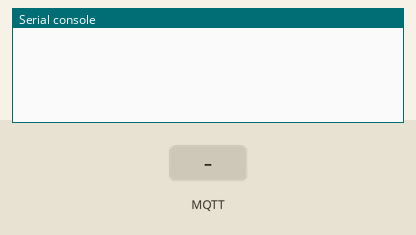
The program below on a simulated Raspberry Pi Pico running MicroPython. On the bench: the last lines printed to the serial console. Inputs (shaded band) come from the test bench. No MQTT or app messages arrive unless stated.

Above: at 1.2 s.
1.3 s: MQTT message "1" arrives on the first subscribed topic
At 2.7 s:
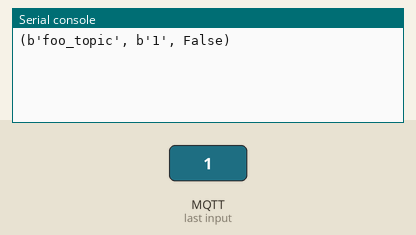
3.0 s: MQTT message "on" arrives on the first subscribed topic
At 3.9 s:
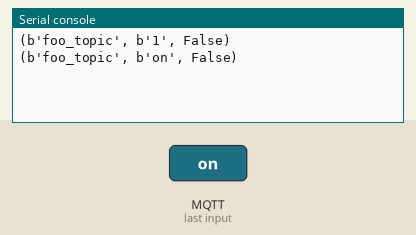
4.5 s: MQTT message "off" arrives on the first subscribed topic
At 5.0 s:
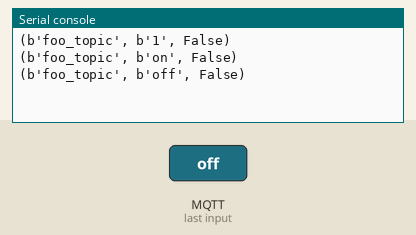

The program:

mqtest3.py
```python
from mqtt_as import MQTTClient, config
import uasyncio as asyncio

# Local configuration
jmenowifi = "kokot"
heslowifi = "minecraft69"

broker = "147.228.121.4"
port = 80
topic = "minecraftbaracek"

config['server'] = broker
config['port'] = port
config['ssid'] = jmenowifi
config['wifi_pw'] = heslowifi

async def messages(client):  # Respond to incoming messages
    async for topic, msg, retained in client.queue:
        print((topic, msg, retained))

async def up(client):  # Respond to connectivity being (re)established
    while True:
        await client.up.wait()  # Wait on an Event
        client.up.clear()
        await client.subscribe('foo_topic', 1)  # renew subscriptions

async def main(client):
    await client.connect()
    for coroutine in (up, messages):
        asyncio.create_task(coroutine(client))
    n = 0
    while True:
        await asyncio.sleep(5)
        print('publish', n)
        # If WiFi is down the following will pause for the duration.
        await client.publish('result', '{}'.format(n), qos = 1)
        n += 1

config["queue_len"] = 1  # Use event interface with default queue size
MQTTClient.DEBUG = True  # Optional: print diagnostic messages
client = MQTTClient(config)
try:
    asyncio.run(main(client))
finally:
    client.close()  # Prevent LmacRxBlk:1 errors
```

Measured:
- after the input at 1.3 s, the serial console: prints a new line after 0.20 s (image 1)
- after the input at 3.0 s, the serial console: prints a new line at once (image 2)
- after the input at 4.5 s, the serial console: prints a new line at once (image 3)
